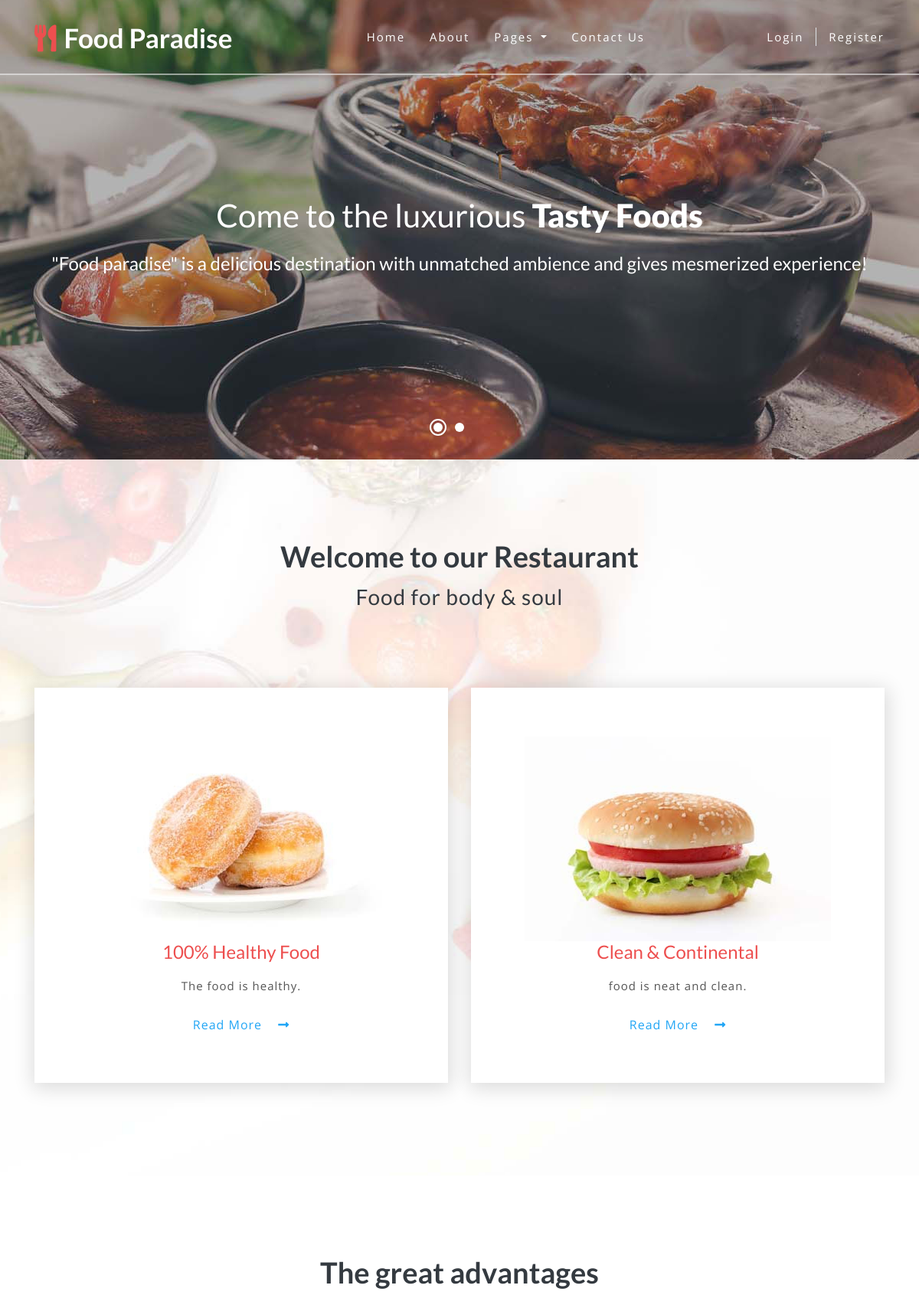
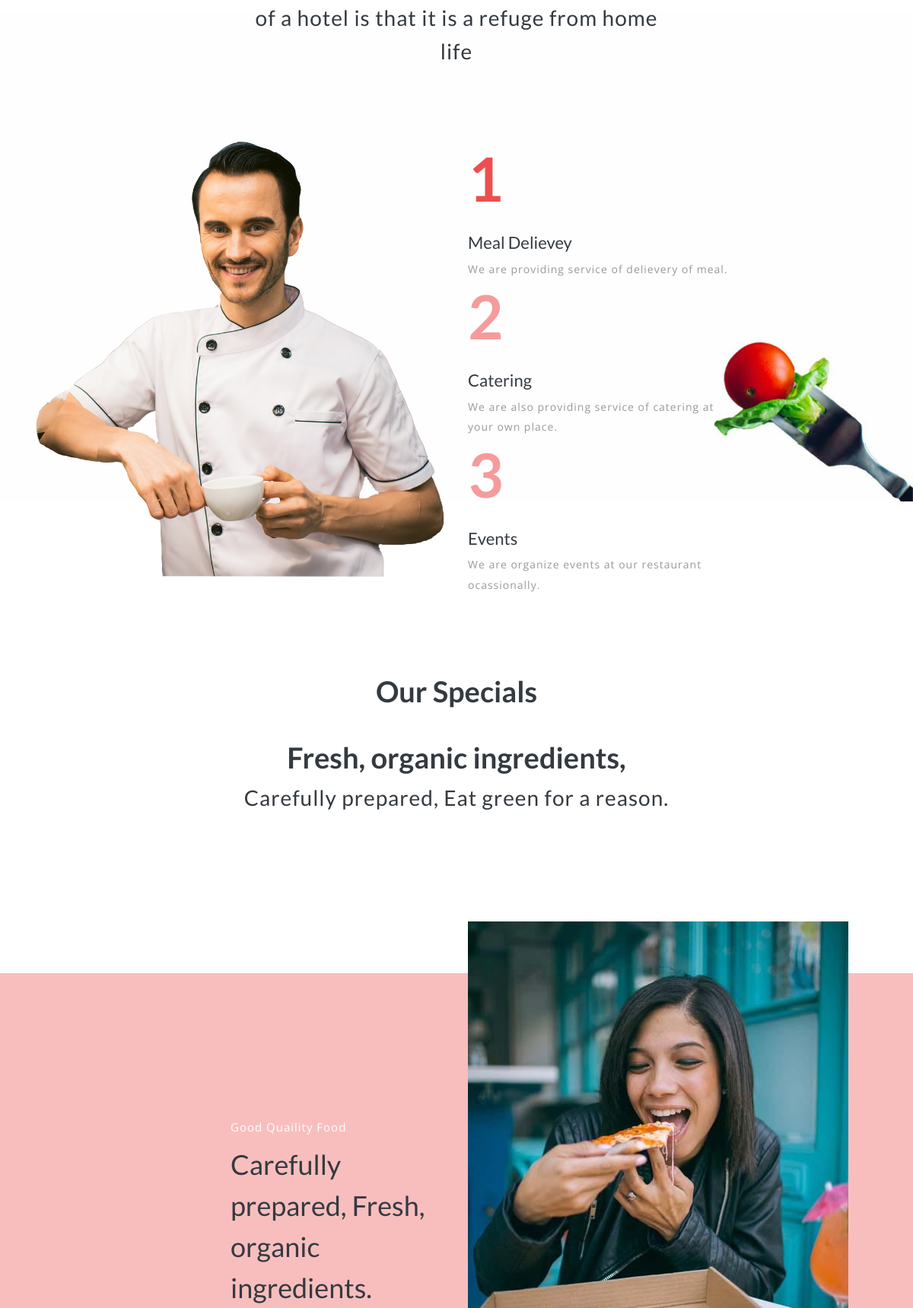
The page / (upper part) on the database its author committed (2 pictures, top to bottom).
### Authentication/models.py (models this page shows)
class About_Us(models.Model):
    message = models.CharField(max_length=20)
    image = models.ImageField(upload_to="images/")
    item_detail = models.TextField()

class Services(models.Model):
    number = models.IntegerField()
    title = models.CharField(max_length=30)
    service_detail = models.TextField()

class Features(models.Model):
    feature_title = models.CharField(max_length=30)
    feature_description = models.TextField()
    feature_image = models.ImageField(upload_to="images/")

### Authentication/views.py (the view)
# urls.py: path('',views.HomePage,name='index'),
def HomePage(request):
    food_info = About_Us.objects.all()
    service_info = Services.objects.all()
    restaurant_details = Restaurant_Info.objects.all()
    gallary_images = Gallary.objects.all()
    feature_details = Features.objects.all()
    return render(request, 'index.html', {'service_info':service_info, 'food_info':food_info,
    'restaurant_details':restaurant_details, 'gallary_images':gallary_images, 'feature_details':feature_details})
    return render(request, 'index.html')

### Authentication/templates/index.html (shortened to what this page needs)
<!DOCTYPE html>
<html lang="zxx">
<head>
	<link rel="stylesheet" href="/static/css/bootstrap.css">
	<link rel="stylesheet" href="/static/css/smoothbox.css" type='text/css' media="all" />
	<link rel="stylesheet" href="/static/css/style.css" type="text/css" media="all" />
	<link rel="stylesheet" href="/static/css/fontawesome-all.css">
</head>
<body>
	<header>
		<nav class="navbar navbar-expand-lg navbar-light py-4">
			<div class="container">
				<h1>
					<a class="navbar-brand" href="{% url 'index' %}">
						<i class="fas fa-utensils"></i>Food Paradise
					</a>
				</h1>
				<div class="collapse navbar-collapse" id="navbarSupportedContent">
					<ul class="navbar-nav mx-auto text-center">
						<li class="nav-item active">
							<a class="nav-link" href="{% url 'index' %}">Home
							</a>
						</li>
						<li class="nav-item">
							<a class="nav-link scroll" href="#about">About</a>
						</li>
						 <li class="nav-item dropdown">
							<a class="nav-link dropdown-toggle" href="#" id="navbarDropdown" role="button" data-toggle="dropdown"
							    aria-haspopup="true" aria-expanded="false">
								Pages
							</a>
						</li>
						<li class="nav-item">
							<a class="nav-link scroll" href="#contact">Contact Us</a>
						</li>
					</ul>
					<div class="forms-w3ls-agilesm text-center mt-lg-0 mt-4">
						<ul class="navbar-nav mx-auto text-center">
							{% if user.is_authenticated %}
								<!-- <a href="{% url 'logout' %}"
								onmouseover="this.style.backgroundColor='red'"
								onmouseout="this.style.backgroundColor=''" style="color: white;">Logout</a>  -->
							<li class="login-list-w3ls d-inline border-right pr-3 mr-3">
								<a href="{% url 'user-profile' %}" class="text-white"
								onmouseover="this.style.backgroundColor='red'"
								onmouseout="this.style.backgroundColor=''">User Profile</a>
							</li>
							<!-- <li class="login-list-w3ls d-inline border-right pr-3 mr-3">
								<p class="text-white">Welcome, {{ user.username }}</p>
							</li> -->
							<li class="login-list-w3ls d-inline">
								<a href="{% url 'logout' %}" class="text-white"
								onmouseover="this.style.backgroundColor='red'"
								onmouseout="this.style.backgroundColor=''">Logout</a>
							</li>
							{% else %}
							<li class="login-list-w3ls d-inline border-right pr-3 mr-3">
								<a href="{% url 'login' %}" class="text-white"
								onmouseover="this.style.backgroundColor='red'"
								onmouseout="this.style.backgroundColor=''">Login</a>
							</li>
							<li class="login-list-w3ls d-inline">
								<a href="{% url 'signup' %}" class="text-white"
								onmouseover="this.style.backgroundColor='red'"
								onmouseout="this.style.backgroundColor=''">Register</a>
							</li>
							{% endif %}
						</ul>
					</div>
				</div>
			</div>
		</nav>
	</header>
	<div class="callbacks_container">
		<ul class="rslides" id="slider3">
			<li>
				<div class="slider-info bg1">
					<div class="w3l-overlay" style="background: url(../images/2.jpg)no-repeat center;">
						<div class="banner-text text-center container">
							<h3 class="text-white mb-md-4 mb-3">Come to the luxurious
								<span>Tasty Foods</span>
							</h3>
							<p class="movetxt text-white mb-4"><h4 style="color: white;">
								"Food paradise" is a delicious destination with unmatched ambience and gives mesmerized experience!
							</h4></p>
						</div>
					</div>
				</div>
			</li>
		</ul>
	</div>
	<div class="about py-5" id="about">
		<div class="container py-xl-5 py-lg-3">
			<h3 class="title text-center text-dark mb-sm-5 mb-4">
				<span>Welcome to our Restaurant</span> Food for body & soul</h3>
			<div class="row about-bottom-w3l text-center pt-lg-5">
				{% for fi in food_info %}
				<div class="col-sm-6 about-grid" style="margin-bottom: 25px;">
					<div class="about-grid-main">
						<img src="{{ fi.image.url }}" alt="" class="img-fluid">
						<h4 class="mb-3">{{ fi.message }}</h4>
						<p>{{ fi.item_detail }}</p>
						<a href="#" class="button-w3ls mt-4" data-toggle="modal">Read More
							<i class="fas fa-long-arrow-alt-right ml-3"></i>
						</a>
					</div>
				</div>
				{% endfor %}
			</div>
		</div>
	</div>
	<div class="w3ls-middle pt-5" id="services">
		<div class="container py-xl-5 py-lg-3">
			<h3 class="title text-center text-dark mb-sm-5 mb-4">
				<span>The great advantages</span> of a hotel is that it is a refuge from home life</h3>
			<div class="row pt-lg-5">
				<div class="col-lg-6 text-center">
					<img src="static/images/3.png" alt="" class="img-fluid chef-img">
				</div>
				<div class="col-lg-4 mt-lg-0 mt-4">
					{% for si in service_info %}
					<div class="service1-wthree">
						<h4> {{ si.number }} </h4>
						<h6 class="text-dark mt-4 mb-2"> {{ si.title }} </h6>
						<p> {{ si.service_detail }} </p>
					</div>
					{% endfor%}
				</div>
			</div>
		</div>
	</div>
	<div class="w3ls-middle-works py-5 text-center" id="specials">
		<h3 class="title text-center text-dark mb-lg-5"><span>Our Specials</span></h3>
		<div class="py-xl-5 py-lg-3" style="margin-top: -70px;">
			<h3 class="title text-center text-dark mb-lg-5">
				<span>Fresh, organic ingredients,</span>Carefully prepared, Eat green for a reason.</h3>
			{% for fd in feature_details %}
			<div class="d-flex special-agiles text-left">
				<div class="col-md-6 grids-w3ls-left" style="margin-top: 60px;">
					<p class="mb-2 text-white"> {{ fd.feature_title }} </p>
					<h4 class="title text-dark mb-md-4"> {{ fd.feature_description }}</h4>
				</div>
				<div class="col-md-6 grids-w3ls-right">
					<img src="{{ fd.feature_image.url }}" alt="" class="img-fluid">
				</div>
			</div>
			{% endfor %}
</body>
</html>

### Authentication/static/css/smoothbox.css (style rules this page uses)
body, html { height:100%; width:100%; }

### Authentication/static/css/style.css (style rules this page uses)
body { padding: 0; margin: 0; background: #FFF; font-family: 'Open Sans', sans-serif; }
body a { transition: 0.5s all; -webkit-transition: 0.5s all; -moz-transition: 0.5s all; -o-transition: 0.5s all; -ms-transition: 0.5s all; text-decoration: none; }
h1, h2, h3, h4, h5, h6 { margin: 0; padding: 0; font-family: 'Lato', sans-serif; }
p { margin: 0; padding: 0; font-family: 'Open Sans', sans-serif; font-size: 15px; letter-spacing: 1px; line-height: 1.9; color: #999; }
ul, ol { margin: 0; padding: 0; }
header { position: absolute; z-index: 99; width: 100%; }
nav.navbar { border-bottom: 2px solid rgba(255, 255, 255, 0.53); background: rgba(6, 6, 6, 0.05); }
a.navbar-brand i, a.logo i { font-size: 35px; margin-right: 10px; color: #ed4f4f; }
.navbar-light .navbar-brand, a.logo { color: #fff; padding: 0; font-weight: 700; font-size: 35px; }
.navbar-light .navbar-nav .nav-link { color: #fff; letter-spacing: 2px; font-size: 15px; padding: 0.5em 0; }
li.nav-item { margin: 0 1em; }
li.login-list-w3ls.d-inline a { letter-spacing: 2px; font-size: 15px; }
.navbar-light .navbar-nav .show>.nav-link, .navbar-light .navbar-nav .active>.nav-link, .navbar-light .navbar-nav .nav-link.show, .navbar-light .navbar-nav .nav-link.active { color: #fff; }
.bg1 { -webkit-background-size: cover; -moz-background-size: cover; -o-background-size: cover; -ms-background-size: cover; background-size: cover; }
.banner-text { padding-top: 20em; }
.w3l-overlay { background: url(../images/overlay.png)repeat; }
.w3l-overlay, .bg1, .bg2 { min-height: 50vw; }
.callbacks_container { position: relative; }
.callbacks li { position: absolute; width: 100%; left: 0; top: 0; }
.rslides { position: relative; list-style: none; overflow: hidden; padding: 0; margin: 0; width: 100%; }
.rslides li { -webkit-backface-visibility: hidden; position: absolute; display: none; left: 0%; top: 0; width: 100%; }
.rslides li { position: relative; display: block; float: none; }
.banner-text h3 { font-size: 50px; }
.banner-text h3 span { font-weight: 900; }
p.movetxt { font-size: 18px; }
.about { background: url(../images/bg1.jpg) no-repeat center; background-size: cover; -webkit-background-size: cover; -moz-background-size: cover; -o-background-size: cover; -ms-background-size: cover; }
h3.title { font-size: 28px; letter-spacing: 1px; max-width: 560px; margin: 0 auto; line-height: 1.6; }
h3.title span { font-weight: 600; font-size: 38px; letter-spacing: 0px; display: block; }
.about-grid-main { background: #fff; padding: 4em 3em; box-shadow: 0 4px 16px 0 rgba(0, 0, 0, 0.25); -webkit-box-shadow: 1px 4px 24px 3px rgba(0, 0, 0, 0.14); -moz-box-shadow: 0 4px 16px 0 rgba(0, 0, 0, 0.25); transition: 0.5s all; -webkit-transition: 0.5s all; -moz-transition: 0.5s all; -o-transition: 0.5s all; }
.about-grid-main h4 { font-size: 24px; color: #ed4f4f; }
.about-grid-main p { color: #555; }
a.button-w3ls { color: #22a6f5; font-size: 16px; display: inline-block; letter-spacing: 1px; }
.w3ls-middle { background: url(../images/bg2.jpg) no-repeat right; background-size: contain; -webkit-background-size: contain; -moz-background-size: contain; -o-background-size: contain; -ms-background-size: contain; }
.service1-wthree h4 { color: rgba(237, 79, 79, 0.57); font-size: 80px; font-weight: 600; transition: 0.5s all; -webkit-transition: 0.5s all; -moz-transition: 0.5s all; -o-transition: 0.5s all; -ms-transition: 0.5s all; }
.service1-wthree:hover h4, .service1-wthree:nth-child(1) h4 { color: #ed4f4f; transition: 0.5s all; -webkit-transition: 0.5s all; -moz-transition: 0.5s all; -o-transition: 0.5s all; -ms-transition: 0.5s all; }
.service1-wthree h6 { font-size: 22px; }
.service1-wthree p { font-size: 14px; }
.special-agiles { background: rgba(237, 79, 79, 0.37); padding: 8em 18em; position: relative; margin-top: 13em; }
.grids-w3ls-right { position: absolute; right: 0; bottom: 0; }
.grids-w3ls-left h4 { font-size: 36px; max-width: 300px; line-height: 1.5; }
@media screen and (max-width: 1440px) { .banner-text h3 { font-size: 46px; } }
@media screen and (max-width: 1440px) { .banner-text { padding-top: 18em; } }
@media screen and (max-width: 1366px) { .banner-text h3 { font-size: 42px; } }
@media screen and (max-width: 1366px) { .banner-text { padding-top: 17em; } }
@media screen and (max-width: 1366px) { p.movetxt { font-size: 16px; } }
@media screen and (max-width: 1280px) { .banner-text { padding-top: 16em; } }

### rows shown on the page
About_Us: image (picture), message "100% Healthy Food", item_detail "The food is healthy."
About_Us: image (picture), message "Clean & Continental", item_detail "food is neat and clean."
Services: number "1", title "Meal Delievey", service_detail "We are providing service of delievery of meal."
Services: number "2", title "Catering", service_detail "We are also providing service of catering at your own place."
Services: number "3", title "Events", service_detail "We are organize events at our restaurant ocassionally."
Features: feature_title "Good Quaility Food", feature_description "Carefully prepared, Fresh, organic ingredients.", feature_image (picture)
